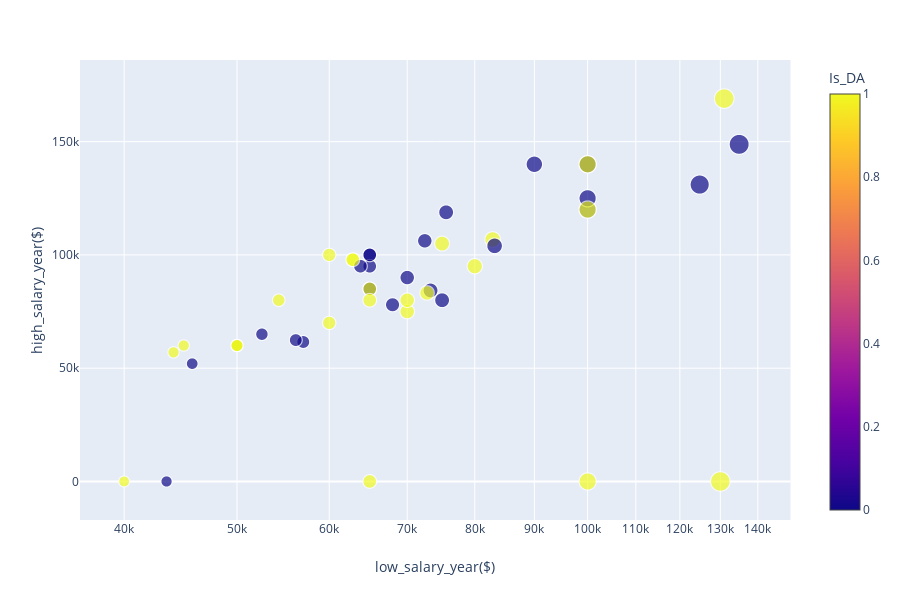

Notebook source saved alongside this figure:
### Code cell
import plotly.express as px

fig = px.scatter(df, x="low_salary_year($)", y="high_salary_year($)", log_x=True,
                 hover_name="job_title", hover_data=["company"], size='low_salary_year($)',color="Is_DA")

fig.show()

### Figure 1 — Plotly figure (JSON) as saved in the notebook; plotly's stock layout.template omitted (floating-point values rounded to 4 significant figures; data arrays with more than 128 entries replaced by an {"elided": "..."} marker saying what was removed)
{"data": [{"customdata": {"elided": "1151x1 str values"}, "hoverlabel": {"namelength": 0}, "hovertemplate": "<b>%{hovertext}</b><br><br>low_salary_year($)=%{marker.size}<br>high_salary_year($)=%{y}<br>company=%{customdata[0]}<br>Is_DA=%{marker.color}", "hovertext": {"elided": "1151 str values"}, "legendgroup": "", "marker": {"color": {"elided": "1151 int values"}, "coloraxis": "coloraxis", "size": {"elided": "1151 int values"}, "sizemode": "area", "sizeref": 337.3, "symbol": "circle"}, "mode": "markers", "name": "", "showlegend": false, "type": "scattergl", "x": {"elided": "1151 int values"}, "xaxis": "x", "y": {"elided": "1151 int values"}, "yaxis": "y"}], "layout": {"coloraxis": {"colorbar": {"title": {"text": "Is_DA"}}, "colorscale": [[0, "#0d0887"], [0.1111, "#46039f"], [0.2222, "#7201a8"], [0.3333, "#9c179e"], [0.4444, "#bd3786"], [0.5556, "#d8576b"], [0.6667, "#ed7953"], [0.7778, "#fb9f3a"], [0.8889, "#fdca26"], [1, "#f0f921"]]}, "height": 600, "legend": {"itemsizing": "constant", "tracegroupgap": 0}, "margin": {"t": 60}, "xaxis": {"anchor": "y", "domain": [0, 0.98], "title": {"text": "low_salary_year($)"}, "type": "log"}, "yaxis": {"anchor": "x", "domain": [0, 1], "title": {"text": "high_salary_year($)"}}}}
